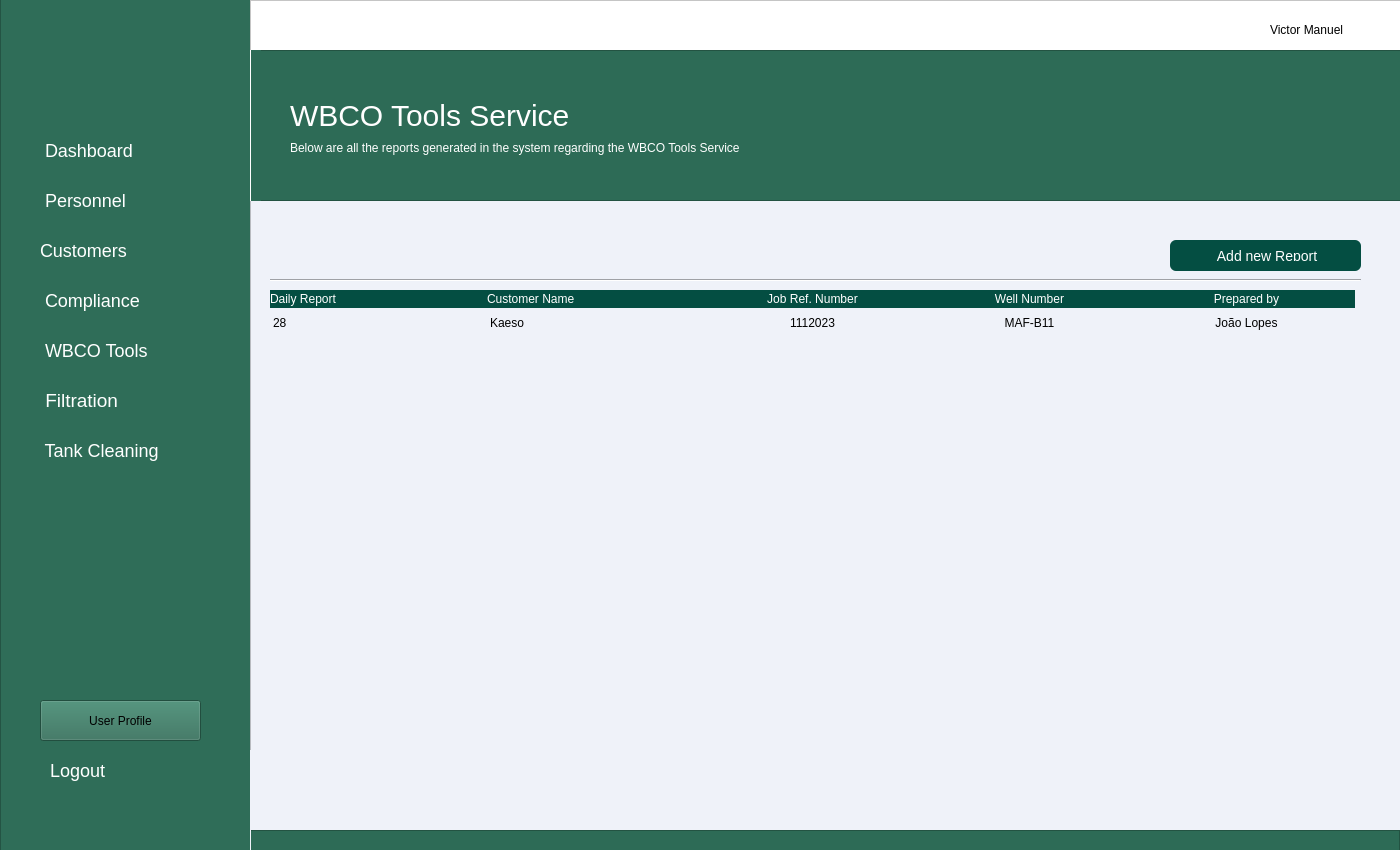
<?xml version="1.0" encoding="UTF-8"?>
<ui version="4.0">
 <class>MainWindow</class>
 <widget class="QMainWindow" name="MainWindow">
  <property name="geometry">
   <rect>
    <x>0</x>
    <y>0</y>
    <width>1400</width>
    <height>850</height>
   </rect>
  </property>
  <property name="minimumSize">
   <size>
    <width>1400</width>
    <height>850</height>
   </size>
  </property>
  <property name="maximumSize">
   <size>
    <width>1400</width>
    <height>850</height>
   </size>
  </property>
  <property name="windowTitle">
   <string>Dashboard</string>
  </property>
  <widget class="QWidget" name="centralwidget">
   <widget class="QFrame" name="frame_aside_menu">
    <property name="geometry">
     <rect>
      <x>0</x>
      <y>-10</y>
      <width>251</width>
      <height>861</height>
     </rect>
    </property>
    <property name="styleSheet">
     <string notr="true">
background-color:#2f6d58</string>
    </property>
    <property name="frameShape">
     <enum>QFrame::StyledPanel</enum>
    </property>
    <property name="frameShadow">
     <enum>QFrame::Raised</enum>
    </property>
    <widget class="QLabel" name="label_15">
     <property name="geometry">
      <rect>
       <x>10</x>
       <y>30</y>
       <width>221</width>
       <height>91</height>
      </rect>
     </property>
     <property name="styleSheet">
      <string notr="true">image: url(:/img/logo_tecsep-1-removebg-preview.png);</string>
     </property>
     <property name="text">
      <string/>
     </property>
    </widget>
    <widget class="QPushButton" name="btn_dashboard">
     <property name="geometry">
      <rect>
       <x>30</x>
       <y>140</y>
       <width>191</width>
       <height>41</height>
      </rect>
     </property>
     <property name="styleSheet">
      <string notr="true">

QPushButton#btn_dashboard{

border:none;
color:white;
font-size:18px;
border-radius: 12px;
transition: background-color 0.5s ease;
padding:10px;
text-align:left;
}

QPushButton#btn_dashboard:hover{
 background-color: #044e42;
border-radius: 12px;
transition: background-color 0.5s ease;
padding:10px;
}

QPushButton#btn_dashboard:pressed {
 background-color: #044e42;
border-radius: 12px;
background-color: #033029;
padding:10px;
 }


</string>
     </property>
     <property name="text">
      <string> Dashboard</string>
     </property>
     <property name="icon">
      <iconset>
       <normaloff>house-solid.svg</normaloff>house-solid.svg</iconset>
     </property>
     <property name="iconSize">
      <size>
       <width>25</width>
       <height>25</height>
      </size>
     </property>
     <property name="flat">
      <bool>false</bool>
     </property>
    </widget>
    <widget class="QPushButton" name="btn_compliance">
     <property name="geometry">
      <rect>
       <x>30</x>
       <y>290</y>
       <width>191</width>
       <height>41</height>
      </rect>
     </property>
     <property name="styleSheet">
      <string notr="true">QPushButton#btn_compliance{

border:none;
color:white;
font-size:18px;
border-radius: 12px;
transition: background-color 0.5s ease;
text-align:left;
padding:10px
}

QPushButton#btn_compliance:hover{
 background-color: #044e42;
border-radius: 12px;
transition: background-color 0.5s ease;
}

QPushButton#btn_compliance:pressed {
 background-color: #044e42;
border-radius: 12px;
background-color: #033029;
 }
</string>
     </property>
     <property name="text">
      <string> Compliance</string>
     </property>
     <property name="icon">
      <iconset>
       <normaloff>vial-solid.svg</normaloff>vial-solid.svg</iconset>
     </property>
     <property name="iconSize">
      <size>
       <width>25</width>
       <height>25</height>
      </size>
     </property>
     <property name="flat">
      <bool>false</bool>
     </property>
    </widget>
    <widget class="QPushButton" name="btn_wbco">
     <property name="geometry">
      <rect>
       <x>30</x>
       <y>340</y>
       <width>191</width>
       <height>41</height>
      </rect>
     </property>
     <property name="styleSheet">
      <string notr="true">QPushButton#btn_wbco{

border:none;
color:white;
font-size:18px;
border-radius: 12px;
transition: background-color 0.5s ease;
text-align:left;
padding:10px;
}

QPushButton#btn_wbco:hover{
 background-color: #044e42;
border-radius: 12px;
transition: background-color 0.5s ease;
}

QPushButton#btn_wbco:pressed {
 background-color: #044e42;
border-radius: 12px;
background-color: #033029;
 }</string>
     </property>
     <property name="text">
      <string> WBCO Tools</string>
     </property>
     <property name="icon">
      <iconset>
       <normaloff>tools.svg</normaloff>tools.svg</iconset>
     </property>
     <property name="iconSize">
      <size>
       <width>25</width>
       <height>25</height>
      </size>
     </property>
     <property name="flat">
      <bool>false</bool>
     </property>
    </widget>
    <widget class="QPushButton" name="btn_filtration">
     <property name="geometry">
      <rect>
       <x>30</x>
       <y>390</y>
       <width>191</width>
       <height>41</height>
      </rect>
     </property>
     <property name="styleSheet">
      <string notr="true">QPushButton#btn_filtration{

border:none;
color:white;
font-size:19px;
border-radius: 12px;
transition: background-color 0.5s ease;
text-align:left;
padding:10px;
}

QPushButton#btn_filtration:hover{
 background-color: #044e42;
border-radius: 12px;
transition: background-color 0.5s ease;
}

QPushButton#btn_filtration:pressed {
 background-color: #044e42;
border-radius: 12px;
background-color: #033029;
 }</string>
     </property>
     <property name="text">
      <string> Filtration</string>
     </property>
     <property name="icon">
      <iconset>
       <normaloff>oil-well-solid.svg</normaloff>oil-well-solid.svg</iconset>
     </property>
     <property name="iconSize">
      <size>
       <width>25</width>
       <height>25</height>
      </size>
     </property>
     <property name="flat">
      <bool>false</bool>
     </property>
    </widget>
    <widget class="QPushButton" name="btn_tank_cleaning">
     <property name="geometry">
      <rect>
       <x>30</x>
       <y>440</y>
       <width>191</width>
       <height>41</height>
      </rect>
     </property>
     <property name="styleSheet">
      <string notr="true">QPushButton#btn_tank_cleaning{

border:none;
color:white;
font-size:18px;
border-radius: 12px;
transition: background-color 0.5s ease;
padding:10px;
text-align:left;
}

QPushButton#btn_tank_cleaning:hover{
 background-color: #044e42;
border-radius: 12px;
transition: background-color 0.5s ease;
padding:10px;
}

QPushButton#btn_tank_cleaning:pressed {
 background-color: #044e42;
border-radius: 12px;
background-color: #033029;
 }</string>
     </property>
     <property name="text">
      <string> Tank Cleaning</string>
     </property>
     <property name="icon">
      <iconset>
       <normaloff>soap-solid.svg</normaloff>soap-solid.svg</iconset>
     </property>
     <property name="iconSize">
      <size>
       <width>25</width>
       <height>25</height>
      </size>
     </property>
     <property name="flat">
      <bool>false</bool>
     </property>
    </widget>
    <widget class="QPushButton" name="btn_user_profile">
     <property name="geometry">
      <rect>
       <x>40</x>
       <y>710</y>
       <width>161</width>
       <height>41</height>
      </rect>
     </property>
     <property name="styleSheet">
      <string notr="true">QPushButton#btn_user_profile{

border:none;
color:white;
font-size:18px;
border-radius: 12px;
transition: background-color 0.5s ease;
padding:10px;
text-align:left;
}

QPushButton#btn_user_profile:hover{
 background-color: #044e42;
border-radius: 12px;
transition: background-color 0.5s ease;
padding:10px;
}

QPushButton#btn_user_profile:pressed {
 background-color: #044e42;
border-radius: 12px;
background-color: #033029;
 }</string>
     </property>
     <property name="text">
      <string>User Profile</string>
     </property>
     <property name="icon">
      <iconset>
       <normaloff>user-solid.svg</normaloff>user-solid.svg</iconset>
     </property>
     <property name="iconSize">
      <size>
       <width>25</width>
       <height>25</height>
      </size>
     </property>
     <property name="flat">
      <bool>false</bool>
     </property>
    </widget>
    <widget class="QPushButton" name="btn_logout">
     <property name="geometry">
      <rect>
       <x>40</x>
       <y>760</y>
       <width>161</width>
       <height>41</height>
      </rect>
     </property>
     <property name="styleSheet">
      <string notr="true">QPushButton#btn_logout{

border:none;
color:white;
font-size:18px;
border-radius: 12px;
transition: background-color 0.5s ease;
padding:10px;
text-align:left;
}

QPushButton#btn_logout:hover{
 background-color: #044e42;
border-radius: 12px;
transition: background-color 0.5s ease;
padding:10px;
}

QPushButton#btn_logout:pressed {
 background-color: #044e42;
border-radius: 12px;
background-color: #033029;
 }</string>
     </property>
     <property name="text">
      <string>Logout</string>
     </property>
     <property name="icon">
      <iconset>
       <normaloff>right-from-bracket-solid.svg</normaloff>right-from-bracket-solid.svg</iconset>
     </property>
     <property name="iconSize">
      <size>
       <width>25</width>
       <height>25</height>
      </size>
     </property>
     <property name="flat">
      <bool>false</bool>
     </property>
    </widget>
    <widget class="QPushButton" name="btn_user">
     <property name="geometry">
      <rect>
       <x>30</x>
       <y>190</y>
       <width>191</width>
       <height>41</height>
      </rect>
     </property>
     <property name="styleSheet">
      <string notr="true">

QPushButton#btn_user{

border:none;
color:white;
font-size:18px;
border-radius: 12px;
transition: background-color 0.5s ease;
padding:10px;
text-align:left;
}

QPushButton#btn_user:hover{
 background-color: #044e42;
border-radius: 12px;
transition: background-color 0.5s ease;
padding:10px;
}

QPushButton#btn_user:pressed {
 background-color: #044e42;
border-radius: 12px;
background-color: #033029;
padding:10px;
 }


</string>
     </property>
     <property name="text">
      <string> Personnel</string>
     </property>
     <property name="icon">
      <iconset>
       <normaloff>user-solid.svg</normaloff>user-solid.svg</iconset>
     </property>
     <property name="iconSize">
      <size>
       <width>25</width>
       <height>25</height>
      </size>
     </property>
     <property name="flat">
      <bool>false</bool>
     </property>
    </widget>
    <widget class="QPushButton" name="btn_customer">
     <property name="geometry">
      <rect>
       <x>30</x>
       <y>240</y>
       <width>191</width>
       <height>41</height>
      </rect>
     </property>
     <property name="styleSheet">
      <string notr="true">

QPushButton#btn_customer{

border:none;
color:white;
font-size:18px;
border-radius: 12px;
transition: background-color 0.5s ease;
padding:10px;
text-align:left;
}

QPushButton#btn_customer:hover{
 background-color: #044e42;
border-radius: 12px;
transition: background-color 0.5s ease;
padding:10px;
}

QPushButton#btn_customer:pressed {
 background-color: #044e42;
border-radius: 12px;
background-color: #033029;
padding:10px;
 }


</string>
     </property>
     <property name="text">
      <string>Customers</string>
     </property>
     <property name="icon">
      <iconset>
       <normaloff>user-group-solid.svg</normaloff>user-group-solid.svg</iconset>
     </property>
     <property name="iconSize">
      <size>
       <width>25</width>
       <height>25</height>
      </size>
     </property>
     <property name="flat">
      <bool>false</bool>
     </property>
    </widget>
   </widget>
   <widget class="QFrame" name="frame">
    <property name="geometry">
     <rect>
      <x>250</x>
      <y>0</y>
      <width>1151</width>
      <height>861</height>
     </rect>
    </property>
    <property name="sizePolicy">
     <sizepolicy hsizetype="Fixed" vsizetype="Preferred">
      <horstretch>0</horstretch>
      <verstretch>0</verstretch>
     </sizepolicy>
    </property>
    <property name="minimumSize">
     <size>
      <width>1151</width>
      <height>861</height>
     </size>
    </property>
    <property name="maximumSize">
     <size>
      <width>16777215</width>
      <height>861</height>
     </size>
    </property>
    <property name="font">
     <font>
      <pointsize>11</pointsize>
     </font>
    </property>
    <property name="styleSheet">
     <string notr="true">background-color:#eff2f9;

</string>
    </property>
    <property name="frameShape">
     <enum>QFrame::StyledPanel</enum>
    </property>
    <property name="frameShadow">
     <enum>QFrame::Raised</enum>
    </property>
    <widget class="QFrame" name="frame_2">
     <property name="geometry">
      <rect>
       <x>0</x>
       <y>0</y>
       <width>1151</width>
       <height>51</height>
      </rect>
     </property>
     <property name="styleSheet">
      <string notr="true">background-color:#fff</string>
     </property>
     <property name="frameShape">
      <enum>QFrame::StyledPanel</enum>
     </property>
     <property name="frameShadow">
      <enum>QFrame::Raised</enum>
     </property>
     <widget class="QLabel" name="lbl_user_logado">
      <property name="geometry">
       <rect>
        <x>1020</x>
        <y>20</y>
        <width>111</width>
        <height>20</height>
       </rect>
      </property>
      <property name="styleSheet">
       <string notr="true"/>
      </property>
      <property name="text">
       <string>Victor Manuel</string>
      </property>
     </widget>
     <widget class="QPushButton" name="pushButton_5">
      <property name="geometry">
       <rect>
        <x>980</x>
        <y>10</y>
        <width>31</width>
        <height>31</height>
       </rect>
      </property>
      <property name="styleSheet">
       <string notr="true">background-color: #fff;
border-radius:30px;
width:30px;
height:30px;</string>
      </property>
      <property name="text">
       <string/>
      </property>
      <property name="icon">
       <iconset>
        <normaloff>user_dark.svg</normaloff>user_dark.svg</iconset>
      </property>
      <property name="iconSize">
       <size>
        <width>25</width>
        <height>25</height>
       </size>
      </property>
     </widget>
    </widget>
    <widget class="QFrame" name="frame_3">
     <property name="geometry">
      <rect>
       <x>0</x>
       <y>50</y>
       <width>1151</width>
       <height>151</height>
      </rect>
     </property>
     <property name="styleSheet">
      <string notr="true">background-color:#2d6b56;</string>
     </property>
     <property name="frameShape">
      <enum>QFrame::StyledPanel</enum>
     </property>
     <property name="frameShadow">
      <enum>QFrame::Raised</enum>
     </property>
     <widget class="QLabel" name="label_titulo_form">
      <property name="geometry">
       <rect>
        <x>40</x>
        <y>50</y>
        <width>281</width>
        <height>31</height>
       </rect>
      </property>
      <property name="styleSheet">
       <string notr="true">font-size: 30px;
color:#fff;</string>
      </property>
      <property name="text">
       <string>WBCO Tools Service</string>
      </property>
     </widget>
     <widget class="Line" name="line">
      <property name="geometry">
       <rect>
        <x>-10</x>
        <y>0</y>
        <width>21</width>
        <height>151</height>
       </rect>
      </property>
      <property name="styleSheet">
       <string notr="true">color: rgb(255, 255, 255);
border-color: rgb(255, 255, 255);</string>
      </property>
      <property name="frameShadow">
       <enum>QFrame::Plain</enum>
      </property>
      <property name="orientation">
       <enum>Qt::Vertical</enum>
      </property>
     </widget>
     <widget class="QLabel" name="lbl_text_form">
      <property name="geometry">
       <rect>
        <x>40</x>
        <y>90</y>
        <width>621</width>
        <height>16</height>
       </rect>
      </property>
      <property name="styleSheet">
       <string notr="true">color: rgb(255, 255, 255);
font: 9pt &quot;MS Shell Dlg 2&quot;;</string>
      </property>
      <property name="text">
       <string>Below are all the reports generated in the system regarding the WBCO Tools Service</string>
      </property>
     </widget>
    </widget>
    <widget class="QFrame" name="frame_9">
     <property name="geometry">
      <rect>
       <x>-1</x>
       <y>830</y>
       <width>1151</width>
       <height>31</height>
      </rect>
     </property>
     <property name="styleSheet">
      <string notr="true">background-color:#2d6b56;</string>
     </property>
     <property name="frameShape">
      <enum>QFrame::StyledPanel</enum>
     </property>
     <property name="frameShadow">
      <enum>QFrame::Raised</enum>
     </property>
    </widget>
    <widget class="Line" name="line_2">
     <property name="geometry">
      <rect>
       <x>-40</x>
       <y>750</y>
       <width>41</width>
       <height>151</height>
      </rect>
     </property>
     <property name="styleSheet">
      <string notr="true">color: rgb(255, 255, 255);
border-color: rgb(255, 255, 255);</string>
     </property>
     <property name="frameShadow">
      <enum>QFrame::Plain</enum>
     </property>
     <property name="orientation">
      <enum>Qt::Vertical</enum>
     </property>
    </widget>
    <widget class="Line" name="line_3">
     <property name="geometry">
      <rect>
       <x>20</x>
       <y>270</y>
       <width>1091</width>
       <height>20</height>
      </rect>
     </property>
     <property name="styleSheet">
      <string notr="true">color: rgb(255, 255, 255);
</string>
     </property>
     <property name="orientation">
      <enum>Qt::Horizontal</enum>
     </property>
    </widget>
    <widget class="QPushButton" name="btn_add_personeel">
     <property name="geometry">
      <rect>
       <x>920</x>
       <y>240</y>
       <width>191</width>
       <height>31</height>
      </rect>
     </property>
     <property name="styleSheet">
      <string notr="true">

QPushButton#btn_add_personeel{

border:none;
background-color:#044e42;
color:white;
font-size:14px;
border-radius: 6px;
transition: background-color 0.5s ease;
padding:10px;
text-align:rigth;
}

QPushButton#btn_add_personeel:hover{
 background-color: #044e42;
border-radius: 6px;
transition: background-color 0.5s ease;
padding:10px;
}

QPushButton#btn_add_personeel:pressed {
 background-color: #044e42;
border-radius: 6px;
background-color: #033029;
padding:10px;
 }
</string>
     </property>
     <property name="text">
      <string> Add new Report</string>
     </property>
     <property name="icon">
      <iconset>
       <normaloff>../../img/file-lines-solid.svg</normaloff>../../img/file-lines-solid.svg</iconset>
     </property>
    </widget>
    <widget class="QTableWidget" name="table_customer">
     <property name="geometry">
      <rect>
       <x>20</x>
       <y>290</y>
       <width>1091</width>
       <height>421</height>
      </rect>
     </property>
     <property name="autoFillBackground">
      <bool>true</bool>
     </property>
     <property name="styleSheet">
      <string notr="true">QTableWidget{


border:none;
selection-color:green;
selection-background-color:red;

}

QTableWidget::item:selected{
color:white;
background-color:#044e42;


}

QHeaderView::section{

background-color:#044e42;
color:#fff;
font: 10pt &quot;MS Shell Dlg 2&quot;;
border:none;
}



</string>
     </property>
     <property name="frameShape">
      <enum>QFrame::NoFrame</enum>
     </property>
     <property name="frameShadow">
      <enum>QFrame::Sunken</enum>
     </property>
     <property name="selectionMode">
      <enum>QAbstractItemView::SingleSelection</enum>
     </property>
     <property name="selectionBehavior">
      <enum>QAbstractItemView::SelectRows</enum>
     </property>
     <property name="textElideMode">
      <enum>Qt::ElideMiddle</enum>
     </property>
     <property name="showGrid">
      <bool>false</bool>
     </property>
     <property name="gridStyle">
      <enum>Qt::NoPen</enum>
     </property>
     <property name="sortingEnabled">
      <bool>false</bool>
     </property>
     <property name="cornerButtonEnabled">
      <bool>false</bool>
     </property>
     <attribute name="horizontalHeaderDefaultSectionSize">
      <number>217</number>
     </attribute>
     <attribute name="horizontalHeaderHighlightSections">
      <bool>false</bool>
     </attribute>
     <attribute name="verticalHeaderVisible">
      <bool>false</bool>
     </attribute>
     <row>
      <property name="text">
       <string>1</string>
      </property>
      <property name="textAlignment">
       <set>AlignJustify|AlignVCenter</set>
      </property>
     </row>
     <column>
      <property name="text">
       <string>Daily Report </string>
      </property>
      <property name="textAlignment">
       <set>AlignLeading|AlignVCenter</set>
      </property>
     </column>
     <column>
      <property name="text">
       <string>Customer Name</string>
      </property>
      <property name="textAlignment">
       <set>AlignJustify|AlignVCenter</set>
      </property>
     </column>
     <column>
      <property name="text">
       <string>Job Ref. Number</string>
      </property>
     </column>
     <column>
      <property name="text">
       <string>Well Number</string>
      </property>
     </column>
     <column>
      <property name="text">
       <string>Prepared by</string>
      </property>
     </column>
     <item row="0" column="0">
      <property name="text">
       <string>28</string>
      </property>
      <property name="textAlignment">
       <set>AlignJustify|AlignVCenter</set>
      </property>
     </item>
     <item row="0" column="1">
      <property name="text">
       <string>Kaeso</string>
      </property>
      <property name="textAlignment">
       <set>AlignLeading|AlignVCenter</set>
      </property>
     </item>
     <item row="0" column="2">
      <property name="text">
       <string>1112023</string>
      </property>
      <property name="textAlignment">
       <set>AlignCenter</set>
      </property>
     </item>
     <item row="0" column="3">
      <property name="text">
       <string>MAF-B11</string>
      </property>
      <property name="textAlignment">
       <set>AlignCenter</set>
      </property>
     </item>
     <item row="0" column="4">
      <property name="text">
       <string>João Lopes</string>
      </property>
      <property name="textAlignment">
       <set>AlignCenter</set>
      </property>
     </item>
    </widget>
   </widget>
  </widget>
  <widget class="QMenuBar" name="menubar">
   <property name="geometry">
    <rect>
     <x>0</x>
     <y>0</y>
     <width>1400</width>
     <height>26</height>
    </rect>
   </property>
  </widget>
 </widget>
 <resources/>
 <connections/>
</ui>
